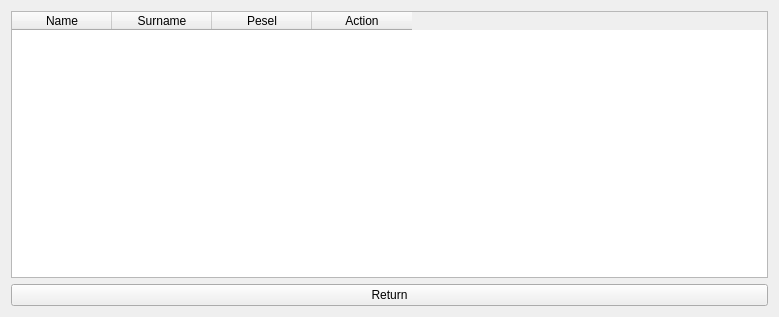
<?xml version="1.0" encoding="UTF-8"?>
<ui version="4.0">
 <class>Form</class>
 <widget class="QWidget" name="Form">
  <property name="geometry">
   <rect>
    <x>0</x>
    <y>0</y>
    <width>779</width>
    <height>317</height>
   </rect>
  </property>
  <property name="windowTitle">
   <string>Form</string>
  </property>
  <layout class="QVBoxLayout" name="verticalLayout">
   <item>
    <widget class="QTableWidget" name="workers_list">
     <attribute name="horizontalHeaderVisible">
      <bool>true</bool>
     </attribute>
     <attribute name="horizontalHeaderStretchLastSection">
      <bool>false</bool>
     </attribute>
     <column>
      <property name="text">
       <string>Name</string>
      </property>
     </column>
     <column>
      <property name="text">
       <string>Surname</string>
      </property>
     </column>
     <column>
      <property name="text">
       <string>Pesel</string>
      </property>
     </column>
     <column>
      <property name="text">
       <string>Action</string>
      </property>
     </column>
    </widget>
   </item>
   <item>
    <widget class="QPushButton" name="return_to_main">
     <property name="text">
      <string>Return</string>
     </property>
    </widget>
   </item>
  </layout>
 </widget>
 <resources/>
 <connections/>
</ui>
